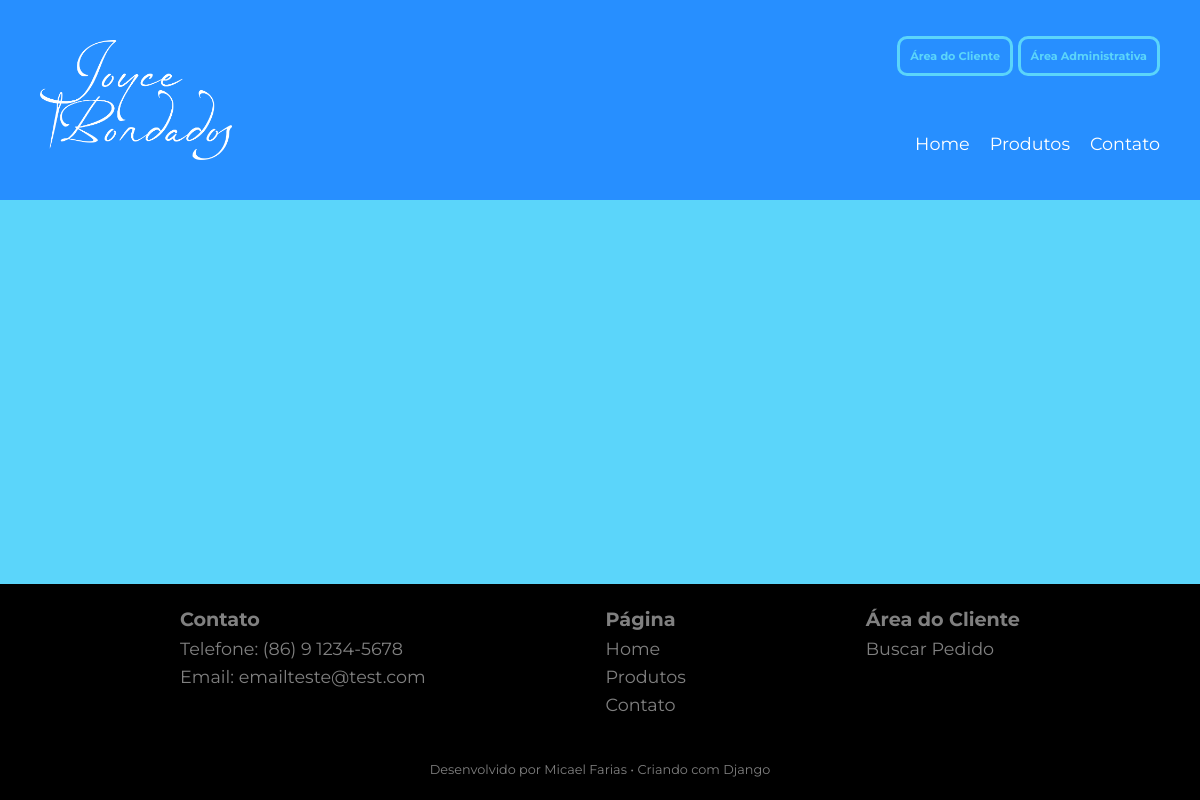
Page /profile/pedidos/ on the earlier database version.
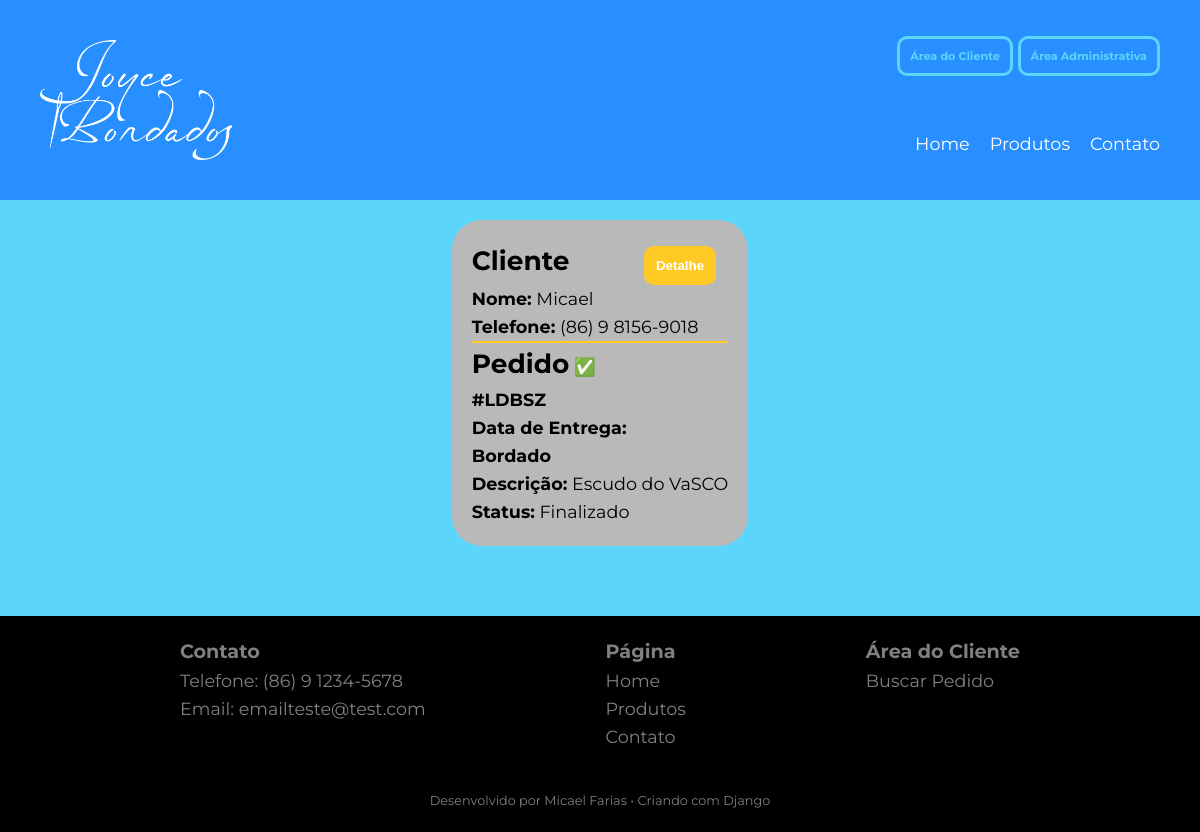
Same page on the later database version.
### empresa/models.py (models this page shows, shortened)
class Pedido(models.Model):
    codigo = models.CharField(
        max_length=5, unique=True, blank=True, null=True)
    cliente = models.ForeignKey(Cliente, on_delete=models.CASCADE)
    data = models.DateTimeField(auto_now_add=True)
    data_update = models.DateTimeField(auto_now=True)
    data_entrega = models.DateField(blank=True, null=True)
    produto = models.CharField(max_length=100)
    quantidade = models.IntegerField()
    valor = models.DecimalField(max_digits=10, decimal_places=2)
    valor_total = models.DecimalField(
        max_digits=10, decimal_places=2, blank=True, null=True)
    observacao = models.TextField(blank=True, null=True)
    status = models.CharField(max_length=100, choices=(
        ('0-pendente', 'Pendente'),
        ('1-producao', 'Produção'),
        ('2-pronto', 'Pronto para entrega'),
        ('3-entregue', 'Finalizado')), blank=True, null=True, default='0-pendente',
    )
    pago = models.BooleanField(default=False)

class Cliente(models.Model):
    nome = models.CharField(max_length=100)
    numero = models.CharField(max_length=15)

### empresa/views.py (the view)
# urls.py: path('pedidos/', PedidosListView, name='pedidos'),
def PedidosListView(request):
    dados = Empresa.objects.get(pk=1)
    pedidos = Pedido.objects.all().order_by('status')
    return render(request, 'joycebordados/pedidos.html', {'dados': dados, 'pedidos': pedidos})

### joycebordados/templatetags/filtros.py (called while the page is built)
@register.filter
def formatar_telefone(telefone):
    telefone = str(telefone)  # Garantir que o telefone seja uma string
    return f"({telefone[:2]}) {telefone[2:3]} {telefone[3:7]}-{telefone[7:]}"

### joycebordados/templates/joycebordados/pedidos.html (shortened to what this page needs)
{% extends 'global/base.html' %}
{% block main %}
  <div class="pedidos-conteiner">
    {% for pedido in pedidos %}
      {% include 'joycebordados/partial/pedido.html' %}
    {% endfor %}
  </div>
{% endblock %}

### joycebordados/templates/joycebordados/partial/pedido.html (shortened to what this page needs)
{% load filtros %}
<div class="pedido-conteiner {% if pedido.status.0 == '1' %}
    red
  {% elif pedido.status.0 == '2' %}
    gren
  {% elif pedido.status.0 == '3' %}
    gray
  {% endif %}
">
  <div class="cliente">
    <h2>Cliente</h2>
    <a href="{% url 'empresa:detail-pedido' pk=pedido.pk %}"><button type="button">Detalhe</button></a>
    <p>
      <strong>Nome:</strong> {{ pedido.cliente.nome }}
    </p>
    <p>
      <strong>Telefone:</strong> {{ pedido.cliente.numero|formatar_telefone }}
    </p>
  </div>
  <hr />
  <div class="pedido">
    <h2>Pedido</h2>
    {% if pedido.pago %}<span class="icon yes">✅</span>{% else %}<span class="icon no">❌</span>{% endif %}
    <p class="cod-pedido">
      <strong>#{{ pedido.codigo }}</strong>
    </p>
    <p>
      <strong>Data de Entrega:</strong>
    </p>
    <p>
      <strong>{{ pedido.produto }}</strong>
    </p>
    <p>
      <strong>Descrição:</strong>
      {{ pedido.observacao }}
    </p>
    <p>
      <strong>Status:</strong>
      {{ pedido.get_status_display }}
    </p>
  </div>
</div>

Differences in the rows shown:
added Pedido: cliente.nome "Micael", cliente.numero "(86) 9 8156-9018", codigo "LDBSZ", produto "Bordado", observacao "Escudo do VaSCO", status "Finalizado"
